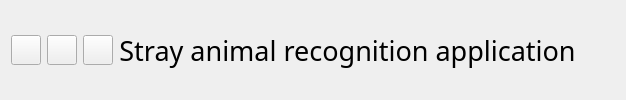
       <widget class="QFrame" name="title_bar">
        <property name="styleSheet">
         <string notr="true"/>
        </property>
        <layout class="QHBoxLayout" name="horizontalLayout_12" stretch="0,9">
         <property name="sizeConstraint">
          <enum>QLayout::SetDefaultConstraint</enum>
         </property>
         <property name="rightMargin">
          <number>50</number>
         </property>
         <item>
          <layout class="QHBoxLayout" name="toolMenu">
           <item>
            <widget class="QToolButton" name="toolButton_saveing">
             <property name="maximumSize">
              <size>
               <width>30</width>
               <height>30</height>
              </size>
             </property>
             <property name="cursor">
              <cursorShape>PointingHandCursor</cursorShape>
             </property>
             <property name="toolTip">
              <string>保存结果</string>
             </property>
             <property name="autoFillBackground">
              <bool>false</bool>
             </property>
             <property name="text">
              <string/>
             </property>
             <property name="icon">
              <iconset resource="RecSystem.qrc">
               <normaloff>:/images/icons/save.png</normaloff>:/images/icons/save.png</iconset>
             </property>
             <property name="iconSize">
              <size>
               <width>50</width>
               <height>39</height>
              </size>
             </property>
             <property name="popupMode">
              <enum>QToolButton::DelayedPopup</enum>
             </property>
             <property name="toolButtonStyle">
              <enum>Qt::ToolButtonTextUnderIcon</enum>
             </property>
             <property name="autoRaise">
              <bool>false</bool>
             </property>
             <property name="arrowType">
              <enum>Qt::NoArrow</enum>
             </property>
            </widget>
           </item>
           <item>
            <widget class="QToolButton" name="toolButton_author">
             <property name="maximumSize">
              <size>
               <width>30</width>
               <height>30</height>
              </size>
             </property>
             <property name="cursor">
              <cursorShape>PointingHandCursor</cursorShape>
             </property>
             <property name="toolTip">
              <string>开发信息</string>
             </property>
             <property name="autoFillBackground">
              <bool>false</bool>
             </property>
             <property name="text">
              <string/>
             </property>
             <property name="icon">
              <iconset resource="RecSystem.qrc">
               <normaloff>:/images/icons/author.png</normaloff>:/images/icons/author.png</iconset>
             </property>
             <property name="iconSize">
              <size>
               <width>50</width>
               <height>39</height>
              </size>
             </property>
             <property name="popupMode">
              <enum>QToolButton::DelayedPopup</enum>
             </property>
             <property name="toolButtonStyle">
              <enum>Qt::ToolButtonTextUnderIcon</enum>
             </property>
             <property name="autoRaise">
              <bool>false</bool>
             </property>
             <property name="arrowType">
              <enum>Qt::NoArrow</enum>
             </property>
            </widget>
           </item>
           <item>
            <widget class="QToolButton" name="toolButton_version">
             <property name="maximumSize">
              <size>
               <width>30</width>
               <height>30</height>
              </size>
             </property>
             <property name="cursor">
              <cursorShape>PointingHandCursor</cursorShape>
             </property>
             <property name="toolTip">
              <string>版本信息</string>
             </property>
             <property name="autoFillBackground">
              <bool>false</bool>
             </property>
             <property name="text">
              <string/>
             </property>
             <property name="icon">
              <iconset resource="RecSystem.qrc">
               <normaloff>:/images/icons/versions.png</normaloff>:/images/icons/versions.png</iconset>
             </property>
             <property name="iconSize">
              <size>
               <width>50</width>
               <height>39</height>
              </size>
             </property>
             <property name="popupMode">
              <enum>QToolButton::DelayedPopup</enum>
             </property>
             <property name="toolButtonStyle">
              <enum>Qt::ToolButtonTextUnderIcon</enum>
             </property>
             <property name="autoRaise">
              <bool>false</bool>
             </property>
             <property name="arrowType">
              <enum>Qt::NoArrow</enum>
             </property>
            </widget>
           </item>
          </layout>
         </item>
         <item>
          <widget class="QLabel" name="label_title">
           <property name="minimumSize">
            <size>
             <width>0</width>
             <height>30</height>
            </size>
           </property>
           <property name="font">
            <font>
             <family>隶书</family>
             <pointsize>20</pointsize>
             <italic>false</italic>
             <bold>false</bold>
            </font>
           </property>
           <property name="text">
            <string>Stray animal recognition application</string>
           </property>
           <property name="alignment">
            <set>Qt::AlignCenter</set>
           </property>
          </widget>
         </item>
        </layout>
       </widget>
